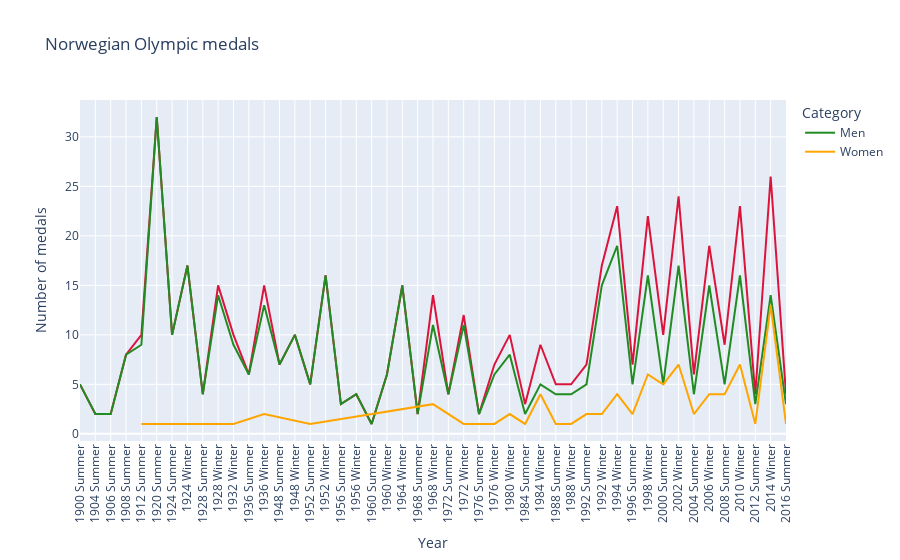

The code cell stored with this chart in its notebook:
### Code cell
def norwegian_medals_gender(df=nor,col="Games"):

    nor_wom = nor[nor["Sex"] == "F"]
    nor_men = nor[nor["Sex"] == "M"]
    nor_medals_wom = medal_counter(nor_wom, col).sort_values(by=col)
    nor_medals_men = medal_counter(nor_men, col).sort_values(by=col)

    fig = px.line(nor_medals.reset_index(), x=col, y="Total", color_discrete_sequence=["crimson"], labels={"Total": "Overall"}, title="Norwegian Olympic medals")
    fig.add_scatter(x=nor_medals_men.reset_index()[col], y=nor_medals_men["Total"], mode="lines", name="Men", line=dict(color="forestgreen"))
    fig.add_scatter(x=nor_medals_wom.reset_index()[col], y=nor_medals_wom["Total"], mode="lines", name="Women", line=dict(color="orange"))
    fig.update_layout(xaxis_title="Year", yaxis_title="Number of medals", legend_title_text="Category")
    fig.update_xaxes(tickangle=-90)
    
    fig.show()
    # return fig


norwegian_medals_gender()

# FIXME: t ex, 1920 har overall 32, men 32 och women 1. 2014 har overall 26, men 14 och women 13. 
# UPDATE: verkar vara löst i versionen som Philip gjorde, inte hittat felet/lösningen dock

### Figure 1 — Plotly figure (JSON) as saved in the notebook; plotly's stock layout.template omitted (floating-point values rounded to 4 significant figures)
{"data": [{"hovertemplate": "Games=%{x}<br>Overall=%{y}<extra></extra>", "legendgroup": "", "line": {"color": "crimson", "dash": "solid"}, "marker": {"symbol": "circle"}, "mode": "lines", "name": "", "orientation": "v", "showlegend": false, "type": "scatter", "x": ["1900 Summer", "1904 Summer", "1906 Summer", "1908 Summer", "1912 Summer", "1920 Summer", "1924 Summer", "1924 Winter", "1928 Summer", "1928 Winter", "1932 Winter", "1936 Summer", "1936 Winter", "1948 Summer", "1948 Winter", "1952 Summer", "1952 Winter", "1956 Summer", "1956 Winter", "1960 Summer", "1960 Winter", "1964 Winter", "1968 Summer", "1968 Winter", "1972 Summer", "1972 Winter", "1976 Summer", "1976 Winter", "1980 Winter", "1984 Summer", "1984 Winter", "1988 Summer", "1988 Winter", "1992 Summer", "1992 Winter", "1994 Winter", "1996 Summer", "1998 Winter", "2000 Summer", "2002 Winter", "2004 Summer", "2006 Winter", "2008 Summer", "2010 Winter", "2012 Summer", "2014 Winter", "2016 Summer"], "xaxis": "x", "y": [5, 2, 2, 8, 10, 32, 10, 17, 4, 15, 10, 6, 15, 7, 10, 5, 16, 3, 4, 1, 6, 15, 2, 14, 4, 12, 2, 7, 10, 3, 9, 5, 5, 7, 17, 23, 7, 22, 10, 24, 6, 19, 9, 23, 4, 26, 4], "yaxis": "y"}, {"line": {"color": "forestgreen"}, "mode": "lines", "name": "Men", "type": "scatter", "x": ["1900 Summer", "1904 Summer", "1906 Summer", "1908 Summer", "1912 Summer", "1920 Summer", "1924 Summer", "1924 Winter", "1928 Summer", "1928 Winter", "1932 Winter", "1936 Summer", "1936 Winter", "1948 Summer", "1948 Winter", "1952 Summer", "1952 Winter", "1956 Summer", "1956 Winter", "1960 Summer", "1960 Winter", "1964 Winter", "1968 Summer", "1968 Winter", "1972 Summer", "1972 Winter", "1976 Summer", "1976 Winter", "1980 Winter", "1984 Summer", "1984 Winter", "1988 Summer", "1988 Winter", "1992 Summer", "1992 Winter", "1994 Winter", "1996 Summer", "1998 Winter", "2000 Summer", "2002 Winter", "2004 Summer", "2006 Winter", "2008 Summer", "2010 Winter", "2012 Summer", "2014 Winter", "2016 Summer"], "y": [5, 2, 2, 8, 9, 32, 10, 17, 4, 14, 9, 6, 13, 7, 10, 5, 16, 3, 4, 1, 6, 15, 2, 11, 4, 11, 2, 6, 8, 2, 5, 4, 4, 5, 15, 19, 5, 16, 5, 17, 4, 15, 5, 16, 3, 14, 3]}, {"line": {"color": "orange"}, "mode": "lines", "name": "Women", "type": "scatter", "x": ["1912 Summer", "1920 Summer", "1928 Winter", "1932 Winter", "1936 Winter", "1952 Summer", "1968 Winter", "1972 Winter", "1976 Winter", "1980 Winter", "1984 Summer", "1984 Winter", "1988 Summer", "1988 Winter", "1992 Summer", "1992 Winter", "1994 Winter", "1996 Summer", "1998 Winter", "2000 Summer", "2002 Winter", "2004 Summer", "2006 Winter", "2008 Summer", "2010 Winter", "2012 Summer", "2014 Winter", "2016 Summer"], "y": [1, 1, 1, 1, 2, 1, 3, 1, 1, 2, 1, 4, 1, 1, 2, 2, 4, 2, 6, 5, 7, 2, 4, 4, 7, 1, 13, 1]}], "layout": {"legend": {"title": {"text": "Category"}, "tracegroupgap": 0}, "title": {"text": "Norwegian Olympic medals"}, "xaxis": {"anchor": "y", "domain": [0, 1], "tickangle": -90, "title": {"text": "Year"}}, "yaxis": {"anchor": "x", "domain": [0, 1], "title": {"text": "Number of medals"}}}}
